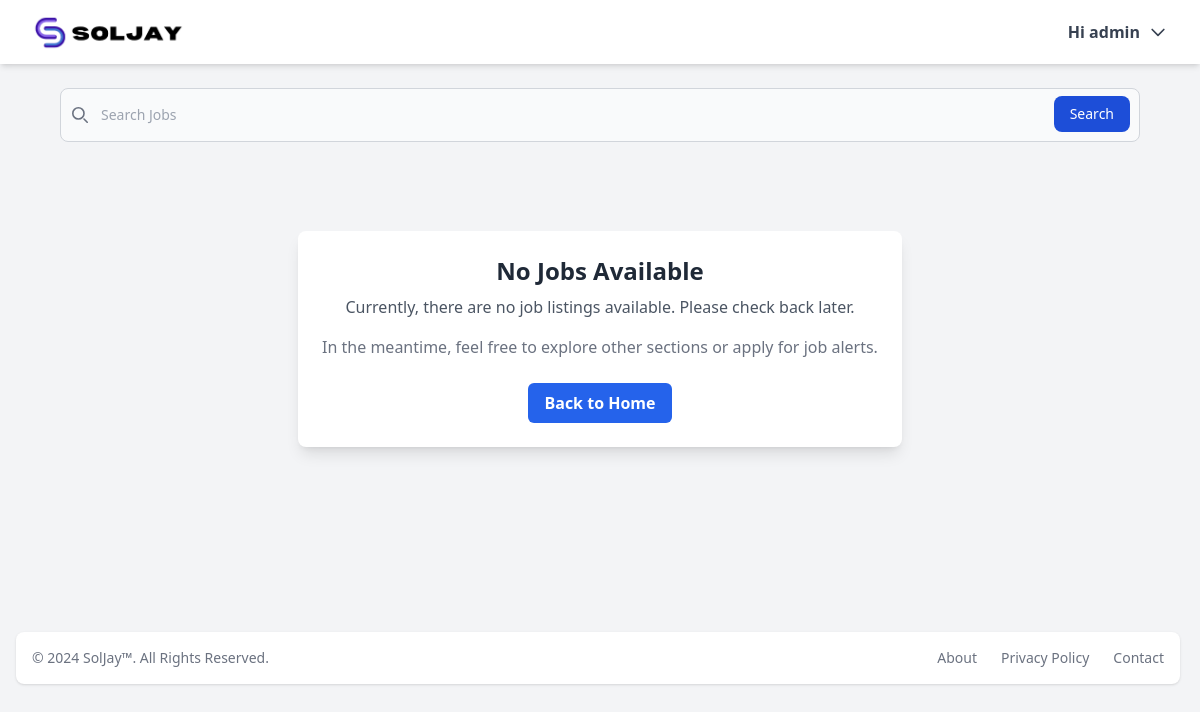
The app's page /dashboard/ (signed in), older data.
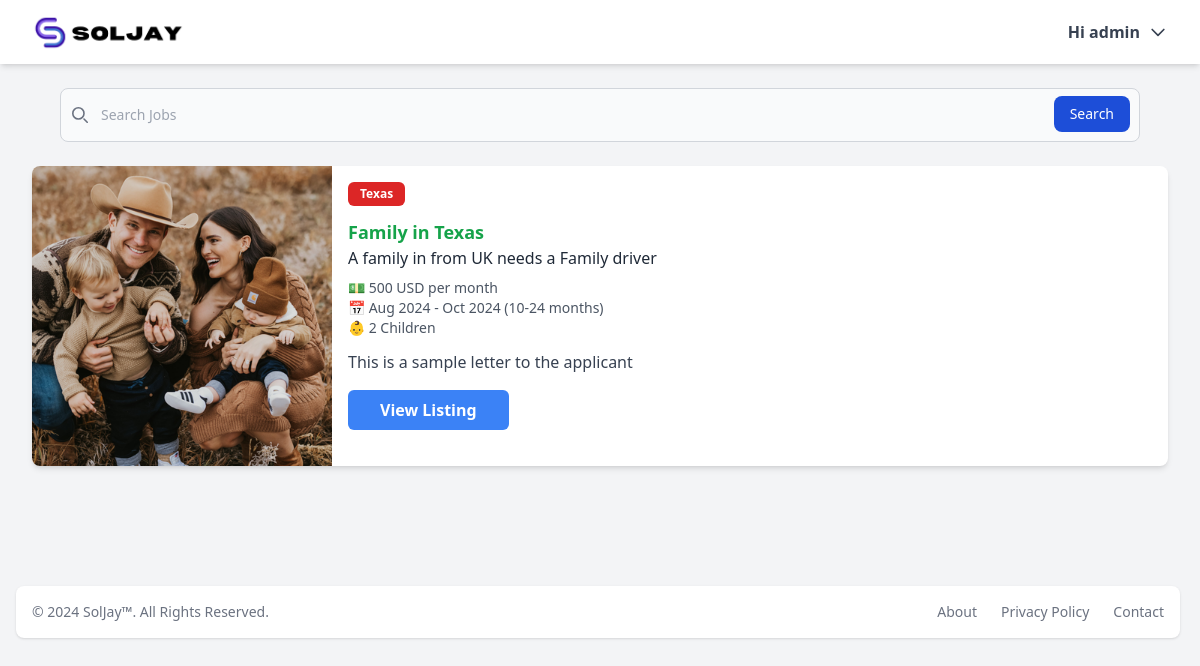
The same page, newer data.
### main/models.py (models this page shows, shortened)
class Job(models.Model) :
    PETS = (
        ('yes', 'yes'),
        ('no', 'no')
    )
    GENDER = (
        ('male', 'Male'),
        ('female', 'Female')
    )
    id = models.UUIDField(primary_key=True, default=uuid.uuid4, editable=False)
    title = models.CharField(max_length=250)
    image = models.ImageField(upload_to='images/')
    description = models.TextField()
    job_type = models.CharField(max_length=250)
    children_info = models.CharField(max_length=250)
    country = models.CharField(max_length=20)
    city = models.CharField(max_length=100)
    job_start= models.CharField(max_length=40)
    time_of_stay = models.CharField(max_length=40)
    letter_to_applicant = models.TextField()
    has_pet = models.CharField(choices=PETS, max_length=3)
    age_group = models.CharField(max_length=50, default=None)
    working_hours = models.CharField(max_length=50)
    salary = models.PositiveIntegerField(default=0)
    gender_required = models.CharField(max_length=10, choices=GENDER)
    created = models.DateTimeField(default=timezone.now)
    thumbnail = ImageSpecField(source='image',
                                processors=[ResizeToFill(400, 400)],  # Resize to 100x100 pixels
                                format='PNG',
                                options={'quality': 90})
    apply_price = models.PositiveIntegerField(default=0)
    important = models.BooleanField(default=False)
    class Meta :
        ordering = ['-created']
    def get_absolute_url(self) :
        return reverse('job-detail', args=[self.id])

### main/views.py (the view)
# urls.py: path('dashboard/', views.dashboard_view, name='dashboard'),
@login_required(redirect_field_name='login')
def dashboard_view(request) :
    content = dict()
    if request.user.is_authenticated :
        user_countries = request.user.country_of_choice.split(',')
        query = request.GET.get('q', None)
        jobs = None
        if request.user.is_staff != True :
            jobs = Job.objects.filter(country__in = user_countries).order_by('-created')
        else :
            jobs = Job.objects.all().order_by('-created')
        if query :
            jobs = jobs.filter(title__icontains = query)
            content['q'] = query
        try:
            pag_obj = Paginator(jobs, 12)
            page_number = request.GET.get('page', 1)
            jobs = pag_obj.get_page(page_number)
        except EmptyPage :
            jobs = pag_obj.get_page(pag_obj.num_pages)
        except PageNotAnInteger :
            jobs = pag_obj.get_page(1)
        content['jobs'] = jobs
    return render(request, 'main/dashboard.html', content)

### main/templates/main/dashboard.html (shortened to what this page needs)
{% extends 'main/base.html' %}
{% block content %}
<form class="max-w-[90%] mx-auto mt-4" action="{% url 'dashboard' %}" method="get">
    <div class="relative">
        <div class="absolute inset-y-0 start-0 flex items-center ps-3 pointer-events-none">
        </div>
        <input type="search" id="default-search"
            class="outline-0 block w-full p-4 ps-10 text-sm text-gray-900 border border-gray-300 rounded-lg bg-gray-50 focus:ring-blue-500 focus:border-blue-500 dark:bg-gray-700 dark:border-gray-600 dark:placeholder-gray-400 dark:text-white dark:focus:ring-blue-500 dark:focus:border-blue-500"
            placeholder="Search Jobs" name="q" required />
        <button type="submit"
            class="text-white absolute end-2.5 bottom-2.5 bg-blue-700 hover:bg-blue-800 focus:ring-4 focus:outline-none focus:ring-blue-300 font-medium rounded-lg text-sm px-4 py-2 dark:bg-blue-600 dark:hover:bg-blue-700 dark:focus:ring-blue-800">Search</button>
    </div>
</form>
<div class="max-w-7xl mx-auto py-6 px-4 sm:px-6 lg:px-8">
    <div class="w-full grid gap-6 md:grid-cols-1 lg:grid-cols-1 mb-4">
        {% if jobs %}
        {% for job in jobs %}
        <div class="bg-white shadow-md rounded-lg overflow-hidden flex flex-col sm:flex-row hover:shadow-xl transition">
            <div class="flex-shrink-0">
                <img src="{{ job.thumbnail.url }}" alt="Job Image" class="w-full object-cover" style="height: 300px;">
            </div>
            <div class="p-4 flex-grow">
                <div class="flex items-center mb-3">
                    <div class="bg-red-600 text-white text-xs font-semibold px-3 py-1 rounded-md">{{ job.country }}
                    </div>
                </div>
                <h3 class="text-sm sm:text-lg font-bold text-green-600">Family in {{ job.country }}</h3>
                <h4 class="text-sm sm:text-base text-gray-800 font-medium">{{ job.title }}</h4>
                <ul class="text-sm text-gray-600 mt-2">
                    <li>💵 {{ job.salary }} USD per month</li>
                    <li>📅 {{ job.job_start }} ({{ job.time_of_stay }})</li>
                    <li>👶 {{ job.children_info }}</li>
                </ul>
                <p class="text-sm sm:text-base text-gray-700 mt-3">{{ job.letter_to_applicant|truncatewords:30 }}</p>
                <a href="{{ job.get_absolute_url }}">
                    <button
                        class="animate-btn bg-blue-500 text-white font-semibold py-2 px-8 rounded-md mt-4 hover:bg-blue-600">View
                        Listing</button>
                </a>
            </div>
        </div>
        {% endfor %}
        {% else %}
        <div class="max-w-7xl mx-auto my-[65px] px-4 sm:px-6 lg:px-8">
            <div class="bg-white shadow-lg rounded-lg p-6 text-center">
                <h2 class="text-2xl font-semibold text-gray-800">No Jobs Available</h2>
                <p class="mt-2 text-gray-600">Currently, there are no job listings available. Please check back later.
                </p>
                <p class="mt-4 text-gray-500">In the meantime, feel free to explore other sections or apply for job
                    alerts.</p>
                <a href="{% url 'home' %}">
                    <button
                    class="mt-6 bg-blue-600 text-white font-semibold py-2 px-4 rounded-md hover:bg-blue-700 transition duration-200">Back
                    to Home</button>
                </a>
            </div>
        </div>
        {% endif %}
    </div>
</div>
{% endblock %}

Row changes from the older to the newer data that the page shows:
added Job: thumbnail (picture), country "Texas", title "A family in from UK needs a Family driver", salary "500", job_start "Aug 2024 - Oct 2024", time_of_stay "10-24 months", children_info "2 Children", letter_to_applicant "This is a sample letter to the applicant"
Text that changed along with them:
text no longer shown: "No Jobs Available Currently, there are no job listings available. Please check back later. In the meantime, feel free to explore other sections or apply for job alerts. Back to Home"
